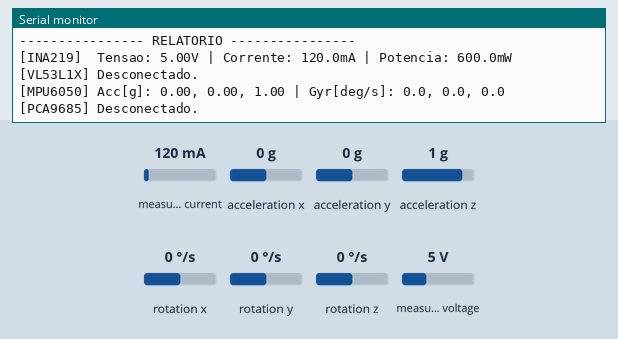
A sketch run on a simulated ESP32. On the bench: the last lines printed to the serial monitor. Wiring (inferred from the names in the program): MPU-6050 motion sensor at I2C address 0x68. The test bench sets the inputs (shaded band); at power-on: measured current 120 mA, acceleration x 0 g, acceleration y 0 g, acceleration z 1 g, rotation x 0 °/s, rotation y 0 °/s, rotation z 0 °/s, measured voltage 5 V.

Above: at 2.2 s.
2.3 s: measured current set to 40 mA
3.8 s: acceleration x set to -1.4 g
At 4.36 s:
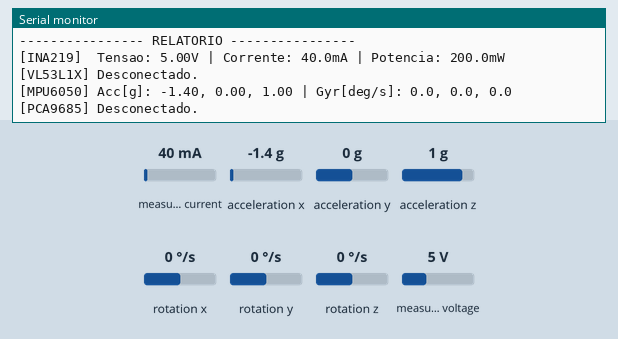
5.3 s: acceleration y set to -1.4 g
At 5.86 s:
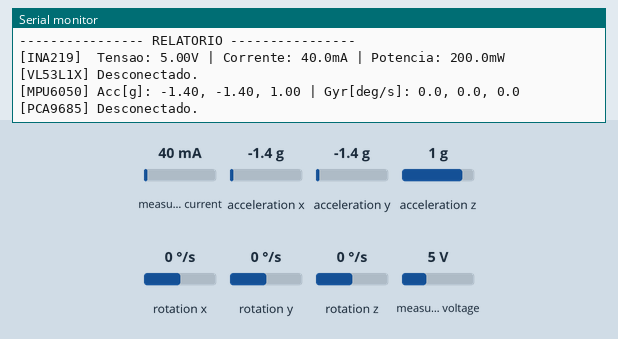
6.8 s: acceleration z set to -1.4 g
At 7.36 s:
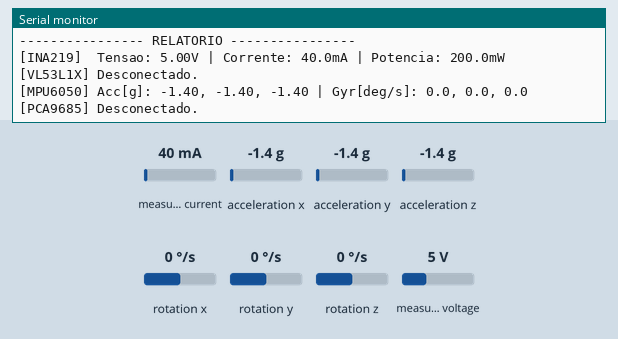
8.3 s: rotation x set to -192 °/s
At 8.86 s:
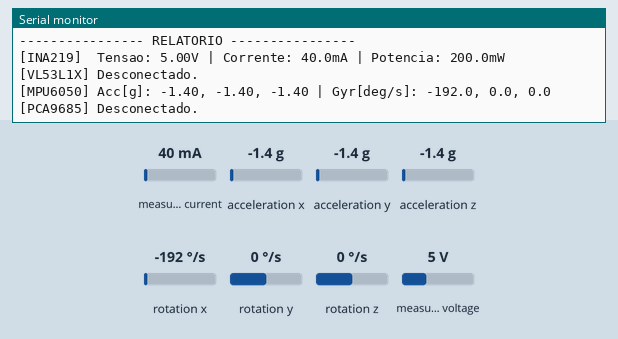

The sketch:

I2C_preview.ino
```cpp
/** Teste de Integração I2C (Fusion)
 *  Agrupa ToF (0x29), INA219 (0x40), PCA9685 (0x60) e MPU-6050 (0x68).
 *  Fase 1: Scanner do barramento (roda 1 vez).
 *  Fase 2: Inicialização de todos os módulos detectados.
 *  Fase 3: Loop de leitura e relatório na porta serial (a cada 500 ms).
 */

#include <Wire.h>
#include <VL53L1X.h>
#include <Adafruit_INA219.h>
#include <Adafruit_PWMServoDriver.h>

#define I2C_SDA 21
#define I2C_SCL 22

// Endereços I2C
#define TOF_ADDR  0x29
#define INA_ADDR  0x40
#define PCA_ADDR  0x60
#define MPU_ADDR  0x68

// Objetos
VL53L1X tof;
Adafruit_INA219 ina219(INA_ADDR);
Adafruit_PWMServoDriver pca = Adafruit_PWMServoDriver(PCA_ADDR);

// Flags de Status
bool hasToF = false;
bool hasINA = false;
bool hasPCA = false;
bool hasMPU = false;

// Variáveis MPU-6050
float ax, ay, az, gx, gy, gz;

// Variáveis de tempo para o relatório não travar o loop
unsigned long ultimaAtualizacao = 0;
const unsigned long INTERVALO_RELATORIO = 500; // 500 ms = 2 Hz

// Prototipação
void escanearBarramento();
void inicializarSensores();
void lerMPU6050();

void setup() {
  Serial.begin(115200);
  delay(1000); // Aguarda Monitor Serial

  Wire.begin(I2C_SDA, I2C_SCL);
  Wire.setClock(100000); // Começa a 100 kHz para escaneamento seguro

  Serial.println("\n=============================================");
  Serial.println("    SISTEMA DE DIAGNOSTICO I2C UNIFICADO");
  Serial.println("=============================================\n");

  escanearBarramento();

  Wire.setClock(400000); // Sobe para Fast Mode (400 kHz) para operação real

  inicializarSensores();

  Serial.println("\n[SISTEMA] Iniciando ciclo de leituras...\n");
}

void loop() {
  // O loop roda na máxima velocidade possível, atualizando os sensores rápidos
  if (hasMPU) lerMPU6050();
  if (hasToF) tof.read();

  // Movimento suave do PCA9685 baseado no tempo (varredura contínua independente do delay)
  if (hasPCA) {
    // Oscila entre ~102 e ~512 baseado no millis()
    uint16_t pulso = map(sin(millis() / 500.0) * 100, -100, 100, 205, 410);
    pca.setPWM(0, 0, pulso);
    pca.setPWM(1, 0, pulso);
    pca.setPWM(2, 0, pulso);
  }

  // Gera o relatório a cada 500 ms
  if (millis() - ultimaAtualizacao >= INTERVALO_RELATORIO) {
    ultimaAtualizacao = millis();

    Serial.println("---------------- RELATORIO ----------------");

    if (hasINA) {
      float shunt_mV = ina219.getShuntVoltage_mV();
      float bus_V    = ina219.getBusVoltage_V();
      float curr_mA  = ina219.getCurrent_mA();
      float pwr_mW   = ina219.getPower_mW();
      Serial.print("[INA219]  Tensao: "); Serial.print(bus_V, 2);
      Serial.print("V | Corrente: "); Serial.print(curr_mA, 1);
      Serial.print("mA | Potencia: "); Serial.print(pwr_mW, 1);
      Serial.println("mW");
    } else {
      Serial.println("[INA219]  Desconectado.");
    }

    if (hasToF) {
      Serial.print("[VL53L1X] ");
      if (tof.timeoutOccurred()) {
        Serial.println("Timeout!");
      } else if (tof.ranging_data.range_status == 0) {
        Serial.print("Distancia: "); Serial.print(tof.ranging_data.range_mm); Serial.println(" mm");
      } else {
        Serial.print("Leitura Invalida (Status "); Serial.print(tof.ranging_data.range_status); Serial.println(")");
      }
    } else {
      Serial.println("[VL53L1X] Desconectado.");
    }

    if (hasMPU) {
      Serial.print("[MPU6050] Acc[g]: "); Serial.print(ax, 2); Serial.print(", "); Serial.print(ay, 2); Serial.print(", "); Serial.print(az, 2);
      Serial.print(" | Gyr[deg/s]: "); Serial.print(gx, 1); Serial.print(", "); Serial.print(gy, 1); Serial.print(", "); Serial.println(gz, 1);
    } else {
      Serial.println("[MPU6050] Desconectado.");
    }

    if (hasPCA) {
      Serial.println("[PCA9685] Canais 0, 1 e 2 oscilando em modo varredura contínua.");
    } else {
      Serial.println("[PCA9685] Desconectado.");
    }

    Serial.println();
  }
}

// ---------------------------------------------------------
// FUNCOES AUXILIARES
// ---------------------------------------------------------

void escanearBarramento() {
  Serial.println(">>> FASE 1: Escaneando Barramento I2C...");
  byte error, address;
  int nDevices = 0;

  for (address = 1; address < 127; address++) {
    Wire.beginTransmission(address);
    error = Wire.endTransmission();

    if (error == 0) {
      Serial.print("    -> Dispositivo encontrado em: 0x");
      if (address < 16) Serial.print("0");
      Serial.print(address, HEX);

      if (address == TOF_ADDR) { Serial.print(" (VL53L1X ToF)"); hasToF = true; }
      else if (address == INA_ADDR) { Serial.print(" (INA219)"); hasINA = true; }
      else if (address == PCA_ADDR) { Serial.print(" (PCA9685)"); hasPCA = true; }
      else if (address == MPU_ADDR) { Serial.print(" (MPU-6050)"); hasMPU = true; }

      Serial.println();
      nDevices++;
    }
  }

  if (nDevices == 0) {
    Serial.println("    [!] Nenhum dispositivo encontrado!");
  } else {
    Serial.print("    => Total de "); Serial.print(nDevices); Serial.println(" dispositivos I2C detectados.\n");
  }
}

void inicializarSensores() {
  Serial.println(">>> FASE 2: Inicializando Sensores...");

  if (hasINA) {
    if (ina219.begin(&Wire)) {
      ina219.setCalibration_32V_2A();
      Serial.println("    [OK] INA219 inicializado.");
    } else {
      Serial.println("    [ERRO] INA219 falhou ao iniciar!");
      hasINA = false;
    }
  }

  if (hasPCA) {
    if (pca.begin()) {
      pca.setOscillatorFrequency(27000000);
      pca.setPWMFreq(50);
      Serial.println("    [OK] PCA9685 inicializado a 50Hz.");
    } else {
      Serial.println("    [ERRO] PCA9685 falhou ao iniciar!");
      hasPCA = false;
    }
  }

  if (hasToF) {
    tof.setBus(&Wire);
    tof.setTimeout(500);
    if (tof.init()) {
      tof.setDistanceMode(VL53L1X::Long);
      tof.setMeasurementTimingBudget(50000);
      tof.startContinuous(50);
      Serial.println("    [OK] VL53L1X inicializado no modo Longo (50ms).");
    } else {
      Serial.println("    [ERRO] VL53L1X falhou ao iniciar!");
      hasToF = false;
    }
  }

  if (hasMPU) {
    Wire.beginTransmission(MPU_ADDR);
    Wire.write(0x6B); // Registrador PWR_MGMT_1
    Wire.write(0x00); // 0 acorda o MPU
    if (Wire.endTransmission() == 0) {
      Serial.println("    [OK] MPU-6050 acordado e pronto.");
    } else {
      Serial.println("    [ERRO] MPU-6050 falhou ao acordar!");
      hasMPU = false;
    }
  }
}

void lerMPU6050() {
  Wire.beginTransmission(MPU_ADDR);
  Wire.write(0x3B);
  Wire.endTransmission(false);
  Wire.requestFrom((uint8_t)MPU_ADDR, (uint8_t)14);

  if (Wire.available() >= 14) {
    int16_t rawAx = Wire.read() << 8 | Wire.read();
    int16_t rawAy = Wire.read() << 8 | Wire.read();
    int16_t rawAz = Wire.read() << 8 | Wire.read();
    Wire.read(); Wire.read(); // Ignora Temp
    int16_t rawGx = Wire.read() << 8 | Wire.read();
    int16_t rawGy = Wire.read() << 8 | Wire.read();
    int16_t rawGz = Wire.read() << 8 | Wire.read();

    ax = rawAx / 16384.0; ay = rawAy / 16384.0; az = rawAz / 16384.0;
    gx = rawGx / 131.0; gy = rawGy / 131.0; gz = rawGz / 131.0;
  }
}
```

Measured:
- after the input at 3.8 s, the serial monitor: prints a new line after 0.25 s (image 1)
- after the input at 5.3 s, the serial monitor: prints a new line after 0.26 s (image 2)
- after the input at 6.8 s, the serial monitor: prints a new line after 0.26 s (image 3)
- after the input at 8.3 s, the serial monitor: prints a new line after 0.26 s (image 4)
